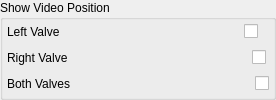
       <widget class="QGroupBox" name="groupBoxSelectShowVideoPosition">
        <property name="sizePolicy">
         <sizepolicy hsizetype="Expanding" vsizetype="Expanding">
          <horstretch>0</horstretch>
          <verstretch>0</verstretch>
         </sizepolicy>
        </property>
        <property name="title">
         <string>Show Video Position</string>
        </property>
        <layout class="QGridLayout" name="gridLayout_12">
         <property name="leftMargin">
          <number>4</number>
         </property>
         <property name="topMargin">
          <number>0</number>
         </property>
         <property name="rightMargin">
          <number>4</number>
         </property>
         <property name="bottomMargin">
          <number>0</number>
         </property>
         <property name="spacing">
          <number>4</number>
         </property>
         <item row="0" column="0">
          <layout class="QGridLayout" name="gridLayout_8">
           <item row="0" column="0">
            <widget class="QLabel" name="labelShowFirst">
             <property name="text">
              <string>Left Valve</string>
             </property>
            </widget>
           </item>
           <item row="0" column="1">
            <spacer name="horizontalSpacer_2">
             <property name="orientation">
              <enum>Qt::Horizontal</enum>
             </property>
             <property name="sizeType">
              <enum>QSizePolicy::Preferred</enum>
             </property>
             <property name="sizeHint" stdset="0">
              <size>
               <width>180</width>
               <height>20</height>
              </size>
             </property>
            </spacer>
           </item>
           <item row="0" column="2">
            <widget class="QCheckBox" name="checkBoxShowFirst">
             <property name="text">
              <string/>
             </property>
            </widget>
           </item>
          </layout>
         </item>
         <item row="1" column="0">
          <layout class="QGridLayout" name="gridLayout_5">
           <item row="0" column="2">
            <widget class="QCheckBox" name="checkBoxShowSecond">
             <property name="text">
              <string/>
             </property>
            </widget>
           </item>
           <item row="0" column="0">
            <widget class="QLabel" name="labelShowSecond">
             <property name="text">
              <string>Right Valve</string>
             </property>
            </widget>
           </item>
           <item row="0" column="1">
            <spacer name="horizontalSpacer">
             <property name="orientation">
              <enum>Qt::Horizontal</enum>
             </property>
             <property name="sizeType">
              <enum>QSizePolicy::Preferred</enum>
             </property>
             <property name="sizeHint" stdset="0">
              <size>
               <width>180</width>
               <height>20</height>
              </size>
             </property>
            </spacer>
           </item>
          </layout>
         </item>
         <item row="2" column="0">
          <layout class="QGridLayout" name="gridLayout_9">
           <item row="0" column="0">
            <widget class="QLabel" name="labelShowBoth">
             <property name="text">
              <string>Both Valves</string>
             </property>
            </widget>
           </item>
           <item row="0" column="1">
            <spacer name="horizontalSpacer_3">
             <property name="orientation">
              <enum>Qt::Horizontal</enum>
             </property>
             <property name="sizeType">
              <enum>QSizePolicy::Preferred</enum>
             </property>
             <property name="sizeHint" stdset="0">
              <size>
               <width>180</width>
               <height>20</height>
              </size>
             </property>
            </spacer>
           </item>
           <item row="0" column="2">
            <widget class="QCheckBox" name="checkBoxShowBoth">
             <property name="text">
              <string/>
             </property>
            </widget>
           </item>
          </layout>
         </item>
        </layout>
       </widget>
